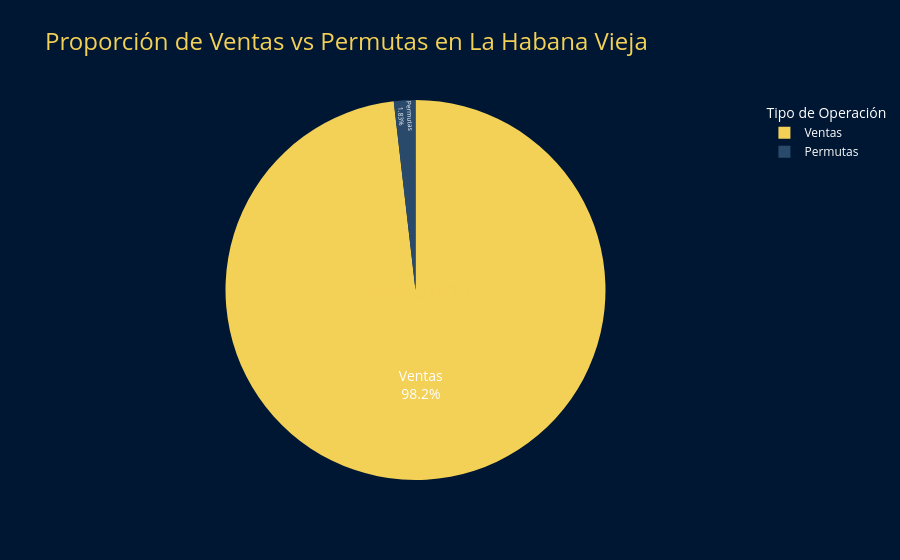

Write notebook code for a chart like this one.
### Code cell
def proporcion_ventas_permutas(municipio=None, fecha_inicio=None, fecha_fin=None):
    
    COLOR_VENTAS = "#F3D056"  
    COLOR_PERMUTAS = "#2A4A6B"  
    COLOR_FONDO = "#001734" 
    
    ventas_count = len(processed_ventas_df)
    permutas_count = len(processed_permutas_df)
    
    data = {
        "Tipo": ["Ventas", "Permutas"],
        "Cantidad": [ventas_count, permutas_count]
    }
    VP_df = pd.DataFrame(data)
    
    total = ventas_count + permutas_count
    VP_df["Porcentaje"] = VP_df["Cantidad"] / total * 100
    
    fig = px.pie(
        VP_df,
        names="Tipo",
        values="Cantidad",
        title=f"Proporción de Ventas vs Permutas{" en " + municipio if municipio else ""}",
        color="Tipo",
        color_discrete_map={
            "Ventas": COLOR_VENTAS,
            "Permutas": COLOR_PERMUTAS
        }
    )

    fig.update_layout(
        template="plotly_dark",
        plot_bgcolor=COLOR_FONDO,
        paper_bgcolor=COLOR_FONDO,
        font=dict(color="white"),
        title_font=dict(size=24, color=COLOR_VENTAS),
        legend_title_text="Tipo de Operación",
        annotations=[dict(
            text=f"Total: {total}",
            x=0.5, y=0.5,
            font_size=20,
            showarrow=False,
            font_color=COLOR_VENTAS
        )]
    )
    
    fig.update_traces(
        textinfo="percent+label",
        textposition="inside",
        textfont=dict(color="white", size=14),
        hovertemplate="<b>%{label}</b><br>%{value} anuncios (%{percent})"
    )
    
    fig.show()
    
proporcion_ventas_permutas(municipio="La Habana Vieja")

### Figure 1 — Plotly figure (JSON) as saved in the notebook; plotly's stock layout.template omitted (floating-point values rounded to 4 significant figures)
{"data": [{"customdata": [["Ventas"], ["Permutas"]], "domain": {"x": [0, 1], "y": [0, 1]}, "hovertemplate": "<b>%{label}</b><br>%{value} anuncios (%{percent})", "labels": ["Ventas", "Permutas"], "legendgroup": "", "marker": {"colors": ["#F3D056", "#2A4A6B"]}, "name": "", "showlegend": true, "textfont": {"color": "white", "size": 14}, "textinfo": "percent+label", "textposition": "inside", "type": "pie", "values": [31035, 578]}], "layout": {"annotations": [{"font": {"color": "#F3D056", "size": 20}, "showarrow": false, "text": "Total: 31613", "x": 0.5, "y": 0.5}], "font": {"color": "white"}, "legend": {"title": {"text": "Tipo de Operación"}, "tracegroupgap": 0}, "paper_bgcolor": "#001734", "plot_bgcolor": "#001734", "title": {"font": {"color": "#F3D056", "size": 24}, "text": "Proporción de Ventas vs Permutas en La Habana Vieja"}}}
